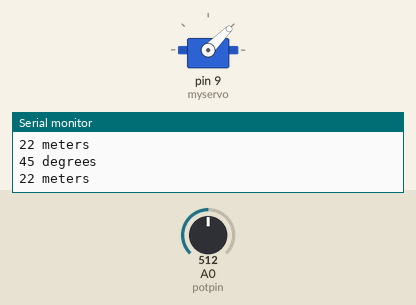
The sketch below on a simulated Arduino Uno, built with avr-gcc and run on an emulated ATmega328P. On the bench: servo, the last lines printed to the serial monitor. The inputs (shaded band) are chosen by the test bench; at power-on: A0 (potpin) = 512.

Above: at 1.2 s.
1.3 s: A0 (potpin) set to 877
At 2.5 s:
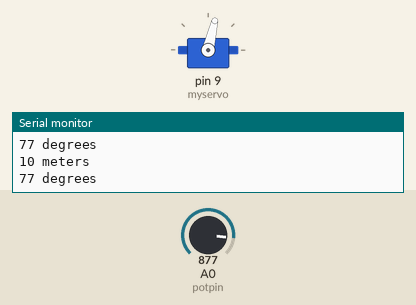
2.8 s: A0 (potpin) set to 899
At 4.0 s:
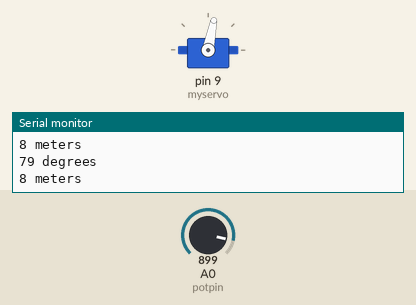
5.8 s: A0 (potpin) set to 0
At 6.2 s:
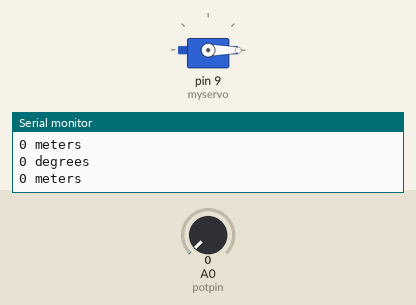
7.3 s: A0 (potpin) set to 108
At 8.0 s:
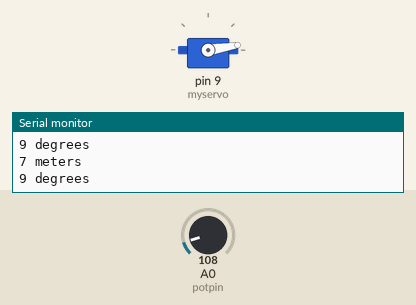
8.8 s: A0 (potpin) set to 118
At 9.4 s:
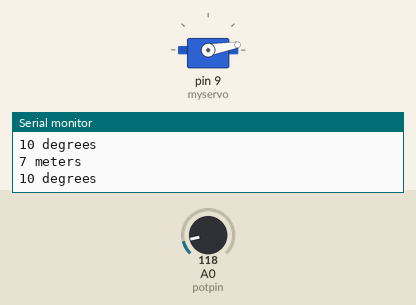
10.3 s: A0 (potpin) set to 900
At 10.9 s:
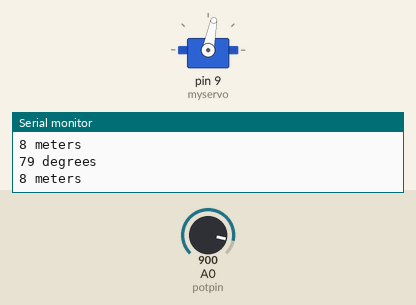
Timing chart, 0 to 12.8 s (numbered marks = the images above; inputs shaded):
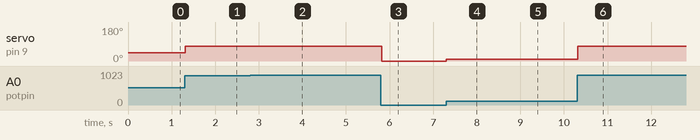

The sketch:

freshProj.ino
```cpp
#include <Servo.h>
#include <math.h>

Servo myservo;  // create servo object to control a servo

int potpin = 0;  // analog pin used to connect the potentiometer
int val;    // variable to read the value from the analog pin
int v = 15; //initial velocity
int result = 0;

void setup() {
  Serial.begin(9600);
  myservo.attach(9);  // attaches the servo on pin 9 to the servo object
}

void loop() {
  val = analogRead(potpin);            // reads the value of the potentiometer (value between 0 and 1023)
  val = map(val, 0, 1023, 0, 90);     // scale it to use it with the servo (value between 0 and 180)
  myservo.write(val);                  // sets the servo position according to the scaled value

  //Serial.println(val);
  result = (sq(v)*(sin(val*PI/90)))/(9.8);
  Serial.print(result);
  Serial.println(" meters");
  Serial.print(val);
  Serial.println(" degrees");
  delay(15);                           // waits for the servo to get there
}
```

Measured:
- after the input at 1.3 s, servo on pin 9 (myservo): 45° → 77° at once
- after the input at 2.8 s, servo on pin 9 (myservo): 77° → 79° at once
- after the input at 5.8 s, servo on pin 9 (myservo): 79° → 0° at once
- after the input at 7.3 s, servo on pin 9 (myservo): 0° → 9° at once
- after the input at 8.8 s, servo on pin 9 (myservo): 9° → 10° at once
- after the input at 10.3 s, servo on pin 9 (myservo): 10° → 79° at once
